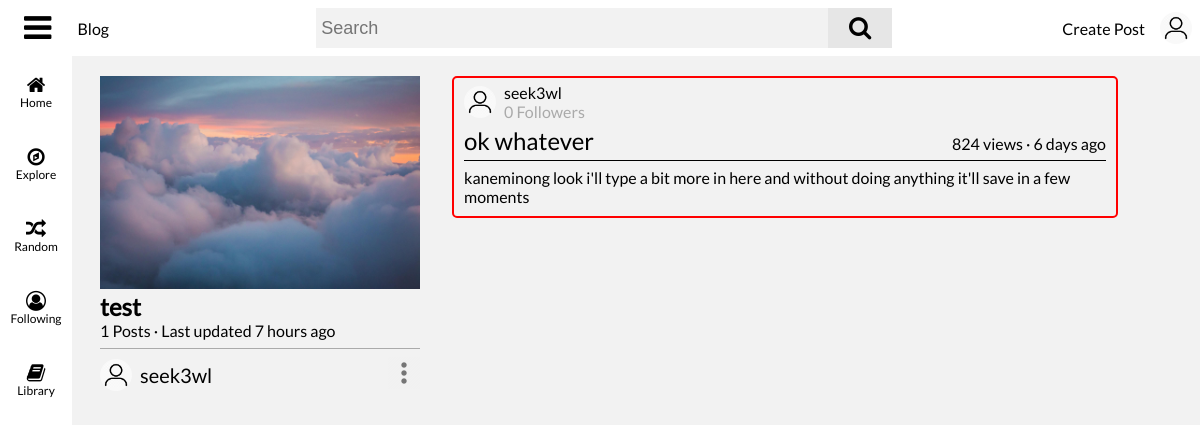
The app's page /collection?list=5 (signed in) with its own data.
### flaskblog/models.py (models this page shows, shortened)
class User(db.Model, UserMixin):
	id = db.Column(db.Integer, primary_key=True)
	username = db.Column(db.String(16), unique=True, nullable=False)
	email = db.Column(db.String(120), unique=True, nullable=False)
	image_file = db.Column(db.String(20), nullable=False, default='default.jpg')
	banner_image = db.Column(db.String(20), nullable=False, default='default_banner.jpg')
	description = db.Column(db.String(120), nullable=True)
	password = db.Column(db.String(60), nullable=False)
	security_question = db.Column(db.String(120), nullable=True)
	security_question_answer = db.Column(db.String(120), nullable=True)
	date_joined = db.Column(db.DateTime, default=datetime.utcnow, nullable=False)
	following = db.relationship('User', secondary=user_user_follow,
								primaryjoin=id == user_user_follow.c.follower_user_id,
								secondaryjoin=id == user_user_follow.c.following_user_id,
								backref='followers')
	media_uploads = db.relationship('Media', backref='uploader', lazy=True)
	posts_cached = db.relationship('PostCache', backref='cache_author', lazy=True)
	posts = db.relationship('Post', backref='author', lazy=True)
	posts_viewed = db.relationship('Post', secondary=user_post_view, backref='viewers')
	posts_liked = db.relationship('Post', secondary=user_post_like, backref='post_likers')
	posts_disliked = db.relationship('Post', secondary=user_post_dislike, backref='post_dislikers')
	featured_post_id = db.Column(db.Integer, nullable=True)
	comments = db.relationship('Comment', backref='author', lazy=True)
	comments_liked = db.relationship('Comment', secondary=user_comment_like, backref='comment_likers')
	comments_disliked = db.relationship('Comment', secondary=user_comment_dislike, backref='comment_dislikers')
	collections = db.relationship('Collection', backref='author', lazy=True)

class Collection(db.Model):
	id = db.Column(db.Integer, primary_key=True)
	type = db.Column(db.String(10), nullable=True)
	user_id = db.Column(db.Integer, db.ForeignKey('user.id'), nullable=False)
	name = db.Column(db.String(30), nullable=False)
	image_file = db.Column(db.String(20), nullable=False, default='default_banner.jpg')
	date_created = db.Column(db.DateTime, nullable=False, default=datetime.utcnow)
	date_updated = db.Column(db.DateTime, nullable=True)
	posts = db.relationship('Post', secondary=post_collection, backref='parent_collection')
	def date_updated_ago(self):
		date_updated = getattr(self, "date_updated")
		if date_updated:
			return get_duration(date_updated)

class Post(db.Model):
	id = db.Column(db.Integer, primary_key=True)
	user_id = db.Column(db.Integer, db.ForeignKey('user.id'), nullable=False)
	title = db.Column(db.String(100), nullable=False)
	date_posted = db.Column(db.DateTime, nullable=False, default=datetime.utcnow)
	content = db.Column(db.Text, nullable=False)
	views = db.Column(db.Integer, nullable=False, default=0)
	likes = db.Column(db.Integer, nullable=False, default=0)
	comments = db.relationship('Comment', backref='parent', lazy=True)
	tags = db.relationship('Tag', secondary=post_tag_cat, backref='posts_tagged')
	def date_posted_ago(self):
		date_posted = getattr(self, 'date_posted')
		return get_duration(date_posted)

### flaskblog/collections/routes.py (the view, shortened to what this page needs)
@collections.route('/collection', methods=["GET", "POST"])
def collection():
	collection_id = request.args.get('list')
	if request.method == "GET":
		if collection_id:
			if collection_id == 'RL':
				collection = Collection.query.filter_by(user_id=current_user.id, type='RL').first()
			elif collection_id == 'archived':
				collection = Collection.query.filter_by(user_id=current_user.id, type='archived').first()
			else:
				collection = Collection.query.get_or_404(collection_id)
				if collection.type:
					if collection.type == 'RL':
						return redirect(url_for('collections.collection', list='RL'))
					elif collection.type == 'archived':
						return redirect(url_for('collections.collection', list='archived'))
			limit_content = {}
			for post in collection.posts:
				splinted = re.split('{{|}}', post.content)
				for i, splint in enumerate(splinted):
					if splint == '':
						splinted.pop(i)
					elif '*/#|>' in splint:
						splinted.pop(i)
				if len(splinted[0].split()) > 17:
					limit_content[post.id] = splinted[0].split('\n')[0]
				else:
					limit_content[post.id] = splinted[0] + '...'
			return render_template('collection.html', title=collection.name, collection=collection,
								   collection_id=collection_id, limit_content=limit_content)
		else:
			return redirect(url_for('main.home'))

### flaskblog/main/forms.py
class SearchForm(FlaskForm):
    searched = SearchField(validators=[DataRequired()])

### flaskblog/main/routes.py (called while the page is built)
@main.app_context_processor
def inject_template_globals():
	if current_user.is_authenticated:
		image_file_2 = current_user.image_file
	else:
		image_file_2 = 'default.jpg'
	has_post_cache = False
	if current_user.is_authenticated:
		if PostCache.query.filter_by(user_id=current_user.id):
			has_post_cache = True
	return dict(image_file=url_for('static', filename=f'images/profile_pics/{image_file_2}'), SearchForm=SearchForm(),
				has_post_cache=has_post_cache)

### flaskblog/models.py (called while the page is built)
@login_manager.user_loader
def load_user(user_id):
	return User.query.get(user_id)

### flaskblog/templates/collection.html (shortened to what this page needs)
{% extends 'base.html' %}
{% block body %}
	<div id="main-body">
		<div id="collection-info-card">
			<img width="100%" src="{{ url_for('static', filename='images/banners/' + collection.author.banner_image) }}">
			<div id="collection-info">
				<h2>{{ collection.name }}</h2>
				<span>
					{{ length(collection.posts) }} Posts ·
					{% if collection.date_updated_ago() %}
						 Last updated {{ collection.date_updated_ago() }}
					 {% else %}
					 	Never Updated Before
					{% endif %}
				</span>
			</div>
			<div id="collection-creator-container">
				<div id="collection-creator">
					<a href="{{ url_for('users.user_page', username=collection.author.username) }}">
						<img height="32px" width="32px" draggable="false" src="{{ url_for('static', filename='images/profile_pics/' + collection.author.image_file) }}">
					</a>
					<a href="{{ url_for('users.user_page', username=collection.author.username) }}">{{ collection.author.username }}</a>
				</div>
				{% if current_user.id == collection.author.id %}
					<div>
						<button id="collection-options-button">
							<img height="100%" width="100%" draggable="false" src="{{ url_for('static', filename='icons/kebab_menu.png') }}"/>
						</button>
					</div>
				{% endif %}
			</div>
		</div>
		<div id="collection-posts-container">
			{% if collection.posts %}
				{% for post in collection.posts %}
					<article class="post-container">
						<div class="post-header">
							<a href="{{ url_for('users.user_page', username=post.author.username) }}">
								<img class="post-user-img" height="32" width="32" draggable="false" src="{{ url_for('static', filename='images/profile_pics/' + post.author.image_file) }}">
							</a>
							<div class="post-header-info">
								<a href="{{ url_for('users.user_page', username=post.author.username) }}">
									{{ post.author.username }}
								</a>
								<span>{{ length(post.author.followers) }} Followers</span>
							</div>
						</div>
						<div class="post-title">
							<a href="{{ url_for('posts.post', post_id=post.id, list=collection_id) }}">{{ post.title }}</a>
							{{ post.views }} views · {{ post.date_posted_ago() }}
						</div>
						<p class="post-content">{{ limit_content[post.id] }}</p>
					</article>
				{% endfor %}
			{% else %}
				<p>No posts here yet</p>
			{% endif %}
		</div>
	</div>
{% endblock body %}

### flaskblog/static/main.css (style rules this page uses)
[data-theme="light"] { --primary-color: #f2f2f2; --secondary-color: #f00; --primary-color-header: #fff; --secondary-color-header: #000; --search-box: #f2f2f2; --search-box-icon: #e6e6e6; --side-menu-color: #e6e6e6; --primary-text: #000; --primary-icon: #000; }
body { margin: 0; padding: 0; background-color: var(--primary-color); font-family: 'Lato', sans-serif; }
p, h1, h2, h3, h4, h5, h6, span { color: var(--primary-text); margin: 0px; padding: 0px; }
a { color: #3ea6ff margin: 0; padding: 0; }
button { cursor: pointer; margin: 0; padding: 0; }
#main-body { display: flex; flex-direction: column; padding: 76px 50px 20px 100px; }
.post-container { display: flex; flex-direction: column; color: var(--primary-text); padding-top: 5px; padding-left: 10px; padding-right: 10px; margin-bottom: 10px; border-radius: 5px; border: 2px solid var(--secondary-color); }
.post-header { display: flex; align-items: center; }
.post-header > a { display: inline-flex; }
.post-user-img { border-radius: 50px; }
.post-header-info { display: flex; flex-direction: column; padding-left: 8px; }
.post-header-info a { color: var(--primary-text); text-decoration: none; }
.post-header-info span { color: #aaa; }
.post-title { display: flex; align-items: baseline; justify-content: space-between; border-bottom: 1px solid var(--primary-text); }
.post-title a { color: var(--primary-text); font-size: 24px; text-decoration: none; margin-top: 5px; margin-bottom: 5px; }
.post-content { color: var(--primary-text); white-space: pre-line; margin-top: 7px; margin-bottom: 10px; }
#collection-info-card { position: absolute; width: 320px; }
#collection-info { display: flex; flex-direction: column; padding-bottom: 8px; border-bottom: 1px groove #aaa; }
#collection-creator-container { display: flex; align-items: center; justify-content: space-between; margin-top: 8px; }
#collection-creator { display: flex; align-items: center; text-decoration: none; gap: 8px; }
#collection-creator img { border-radius: 50%; }
#collection-creator a { display: flex; align-items: center; color: var(--primary-text); text-decoration: none; font-size: 20px; }
#collection-options-button { height: 32px; background-color: transparent; border: none; }
#collection-posts-container { display: flex; flex-direction: column; padding: 0 32px; margin-left: 320px; }

### records on screen
User: banner_image (placeholder picture), image_file (placeholder picture), author.username "seek3wl"
Collection: name "test", date_updated_ago "7 hours ago"
Post: image_file (placeholder picture), author.username "seek3wl", likes "0", title "ok whatever", views "824", date_posted_ago "6 days ago", limit_content "kaneminong look i'll type a bit more in here and without doing anything it'll save in a few moments"

### other values on screen
{{ length(collection.posts) }} "1"
